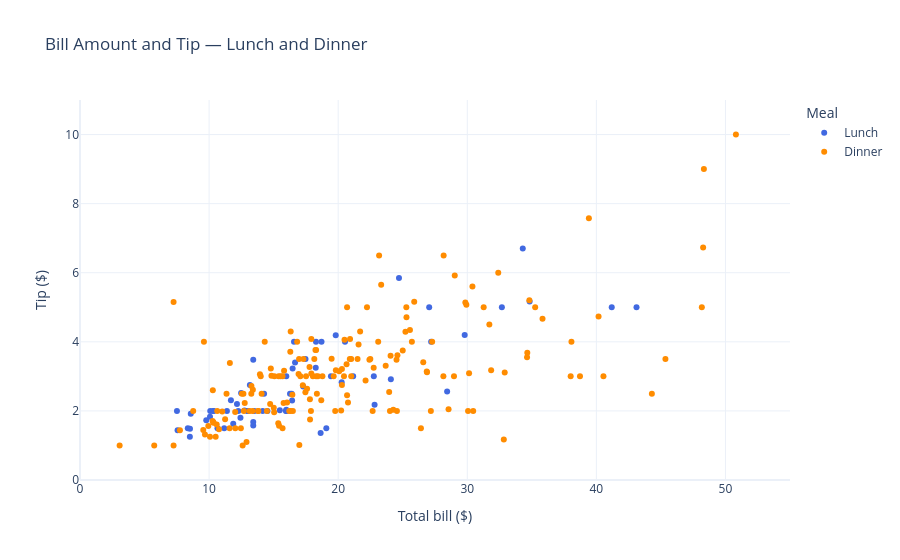

The cell this chart's notebook holds for it:
### Markdown cell above
## 13. Create the first static Plotly figure

Build the first figure before placing it in Dash. Give it a descriptive title and human-readable axis and legend labels.

### Code cell
scatter = px.scatter(
    analysis, x="total_bill", y="tip", color="meal",
    hover_data=["party_size"],
    labels={"total_bill": "Total bill ($)", "tip": "Tip ($)",
            "meal": "Meal", "party_size": "Party size"},
    color_discrete_map=meal_colors, category_orders={"meal": meal_order},
    title="Bill Amount and Tip — Lunch and Dinner",
    range_x=[0, 55], range_y=[0, 11], template="plotly_white"
)
scatter.show()

### Figure 1 — Plotly figure (JSON) as saved in the notebook; plotly's stock layout.template omitted (floating-point values rounded to 4 significant figures; data arrays with more than 128 entries replaced by an {"elided": "..."} marker saying what was removed)
{"data": [{"customdata": [[4], [2], [2], [2], [2], [1], [2], [2], [4], [2], [2], [2], [2], [2], [2], [4], [2], [2], [2], [2], [2], [6], [2], [2], [2], [3], [2], [2], [2], [2], [2], [2], [2], [2], [2], [2], [2], [6], [5], [6], [2], [2], [3], [2], [2], [2], [2], [2], [2], [2], [2], [2], [4], [2], [2], [3], [2], [2], [2], [4], [3], [2], [2], [1], [3], [2], [2], [2]], "hovertemplate": "Meal=Lunch<br>Total bill ($)=%{x}<br>Tip ($)=%{y}<br>Party size=%{customdata[0]}<extra></extra>", "legendgroup": "Lunch", "marker": {"color": "royalblue", "symbol": "circle"}, "mode": "markers", "name": "Lunch", "orientation": "v", "showlegend": true, "type": "scatter", "x": [27.2, 22.76, 17.29, 19.44, 16.66, 10.07, 32.68, 15.98, 34.83, 13.03, 18.28, 24.71, 21.16, 10.65, 12.43, 24.08, 11.69, 13.42, 14.26, 15.95, 12.48, 29.8, 8.52, 14.52, 11.38, 22.82, 19.08, 20.27, 11.17, 12.26, 18.26, 8.51, 10.33, 14.15, 16.0, 13.16, 17.47, 34.3, 41.19, 27.05, 16.43, 8.35, 18.64, 11.87, 9.78, 7.51, 19.81, 28.44, 15.48, 16.58, 7.56, 10.34, 43.11, 13.0, 13.51, 18.71, 12.74, 13.0, 16.4, 20.53, 16.47, 12.16, 13.42, 8.58, 15.98, 13.42, 16.27, 10.09], "xaxis": "x", "y": [4.0, 3.0, 2.71, 3.0, 3.4, 1.83, 5.0, 2.03, 5.17, 2.0, 4.0, 5.85, 3.0, 1.5, 1.8, 2.92, 2.31, 1.68, 2.5, 2.0, 2.52, 4.2, 1.48, 2.0, 2.0, 2.18, 1.5, 2.83, 1.5, 2.0, 3.25, 1.25, 2.0, 2.0, 2.0, 2.75, 3.5, 6.7, 5.0, 5.0, 2.3, 1.5, 1.36, 1.63, 1.73, 2.0, 4.19, 2.56, 2.02, 4.0, 1.44, 2.0, 5.0, 2.0, 2.0, 4.0, 2.01, 2.0, 2.5, 4.0, 3.23, 2.2, 3.48, 1.92, 3.0, 1.58, 2.5, 2.0], "yaxis": "y"}, {"customdata": {"elided": "176x1 int values"}, "hovertemplate": "Meal=Dinner<br>Total bill ($)=%{x}<br>Tip ($)=%{y}<br>Party size=%{customdata[0]}<extra></extra>", "legendgroup": "Dinner", "marker": {"color": "darkorange", "symbol": "circle"}, "mode": "markers", "name": "Dinner", "orientation": "v", "showlegend": true, "type": "scatter", "x": {"elided": "176 float values"}, "xaxis": "x", "y": {"elided": "176 float values"}, "yaxis": "y"}], "layout": {"legend": {"title": {"text": "Meal"}, "tracegroupgap": 0}, "title": {"text": "Bill Amount and Tip — Lunch and Dinner"}, "xaxis": {"anchor": "y", "domain": [0, 1], "range": [0, 55], "title": {"text": "Total bill ($)"}}, "yaxis": {"anchor": "x", "domain": [0, 1], "range": [0, 11], "title": {"text": "Tip ($)"}}}}
